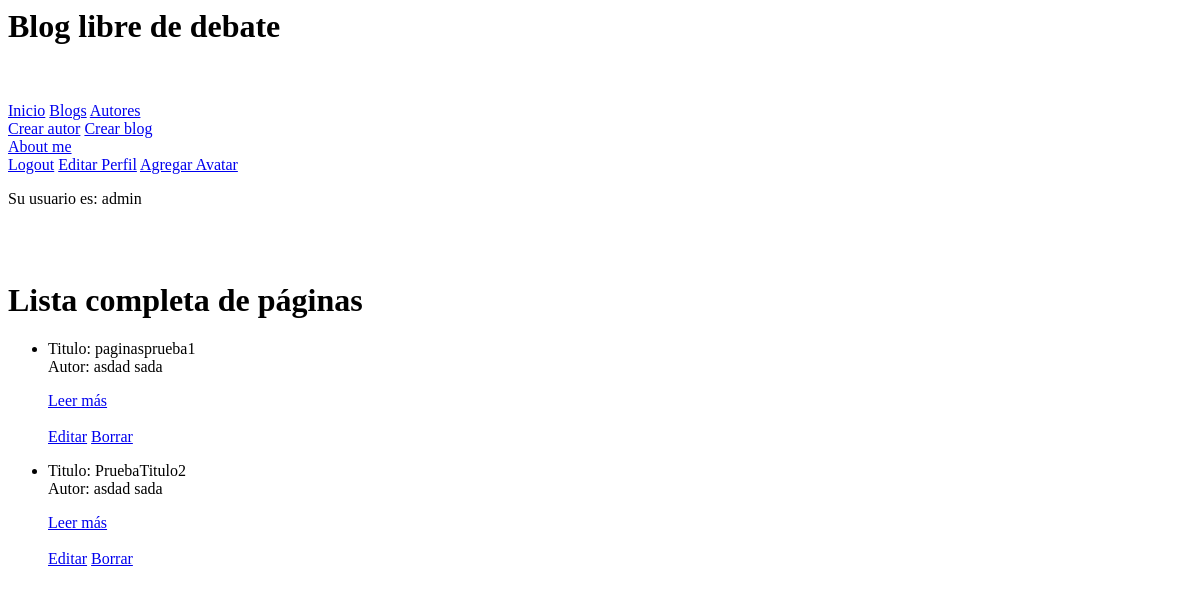
Before: /blog/paginas/list (signed in) with the older database file.
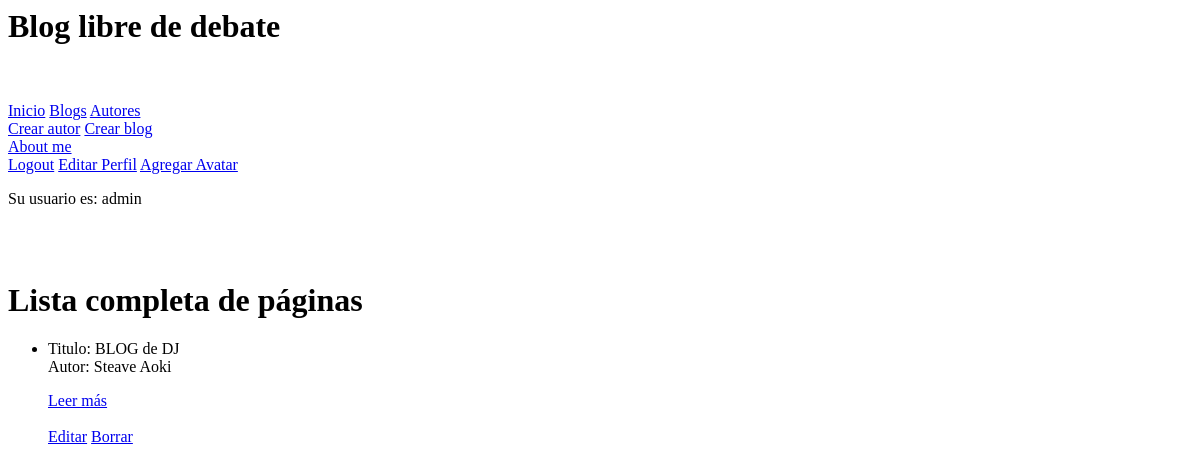
After: the same page with the newer database file.
### blog/models.py (models this page shows, shortened)
class Pagina(models.Model):
    autor = models.ForeignKey(Autor, on_delete=models.CASCADE)
    titulo = models.CharField(max_length=30)
    subtitulo = models.CharField(max_length=30, null=True)
    texto = models.CharField(max_length=1000)
    fecha = models.DateField(null = True)

class Autor(models.Model):
    class Meta:
        verbose_name_plural = "Autores"
    nombre = models.CharField(max_length=30)
    apellido = models.CharField(max_length=30)
    profesion = models.CharField(max_length=30)
    def __str__(self):
        return f"{self.nombre} {self.apellido}"

### blog/views.py (the view)
# urls.py: path("paginas/list", PaginasList.as_view(), name="PaginasList"),
class PaginasList(LoginRequiredMixin, ListView):
    model = Pagina
    template_name = "blog/paginas_list.html"

### blog/templates/blog/paginas_list.html
{% extends "blog/madre.html" %}
{% block inserte_aqui_su_contenido %}
<h1>Lista completa de páginas</h1>
{% if object_list %}
<ul>
    {% for pagina in object_list %}
    <li>
        <p>
            Titulo: {{ pagina.titulo }}  <br>
            Autor: {{ pagina.autor }}
    <p>
        <a href="{% url 'PaginaDetail' pagina.id %}">Leer más</a> <br> <br>
        <a href="{% url 'PaginaUpdate' pagina.id %}">Editar</a>
        <a href="{% url 'PaginaDelete' pagina.id %}">Borrar</a>
    </p>
    </li>
    {% endfor %}
</ul>
{% else %}
<p>No hay páginas aún, puedes cargar alguna para que aparezca en esta lista.</p>
{% endif %}
{% endblock %}

Changed rows visible on the page:
removed Pagina: titulo "paginasprueba1", autor "asdad sada"
removed Pagina: titulo "PruebaTitulo2", autor "asdad sada"
added Pagina: titulo "BLOG de DJ", autor "Steave Aoki"
